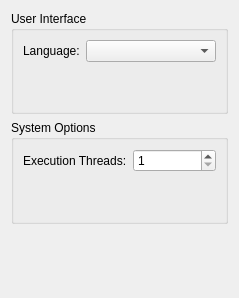
<?xml version="1.0" encoding="UTF-8"?>
<ui version="4.0">
 <class>GeneralConfigurationPage</class>
 <widget class="QWidget" name="GeneralConfigurationPage">
  <property name="geometry">
   <rect>
    <x>0</x>
    <y>0</y>
    <width>239</width>
    <height>298</height>
   </rect>
  </property>
  <property name="windowTitle">
   <string>Form</string>
  </property>
  <property name="locale">
   <locale language="English" country="UnitedStates"/>
  </property>
  <layout class="QVBoxLayout" name="verticalLayout_3" stretch="0,0,1">
   <item>
    <widget class="QGroupBox" name="groupBox">
     <property name="title">
      <string>User Interface</string>
     </property>
     <layout class="QVBoxLayout" name="verticalLayout">
      <item>
       <layout class="QHBoxLayout" name="horizontalLayout" stretch="0,1">
        <item>
         <widget class="QLabel" name="label">
          <property name="text">
           <string>Language:</string>
          </property>
         </widget>
        </item>
        <item>
         <widget class="QComboBox" name="comboBoxLanguage"/>
        </item>
       </layout>
      </item>
      <item>
       <spacer name="verticalSpacer">
        <property name="orientation">
         <enum>Qt::Vertical</enum>
        </property>
        <property name="sizeHint" stdset="0">
         <size>
          <width>20</width>
          <height>40</height>
         </size>
        </property>
       </spacer>
      </item>
     </layout>
    </widget>
   </item>
   <item>
    <widget class="QGroupBox" name="groupBox_2">
     <property name="title">
      <string>System Options</string>
     </property>
     <layout class="QVBoxLayout" name="verticalLayout_2">
      <item>
       <layout class="QHBoxLayout" name="horizontalLayout_2" stretch="0,1">
        <item>
         <widget class="QLabel" name="label_2">
          <property name="text">
           <string>Execution Threads:</string>
          </property>
         </widget>
        </item>
        <item>
         <widget class="QSpinBox" name="spinBoxThreads">
          <property name="minimum">
           <number>1</number>
          </property>
          <property name="maximum">
           <number>100</number>
          </property>
         </widget>
        </item>
       </layout>
      </item>
      <item>
       <spacer name="verticalSpacer_2">
        <property name="orientation">
         <enum>Qt::Vertical</enum>
        </property>
        <property name="sizeHint" stdset="0">
         <size>
          <width>20</width>
          <height>40</height>
         </size>
        </property>
       </spacer>
      </item>
     </layout>
    </widget>
   </item>
   <item>
    <spacer name="verticalSpacer_3">
     <property name="orientation">
      <enum>Qt::Vertical</enum>
     </property>
     <property name="sizeHint" stdset="0">
      <size>
       <width>20</width>
       <height>40</height>
      </size>
     </property>
    </spacer>
   </item>
  </layout>
 </widget>
 <resources/>
 <connections/>
</ui>
